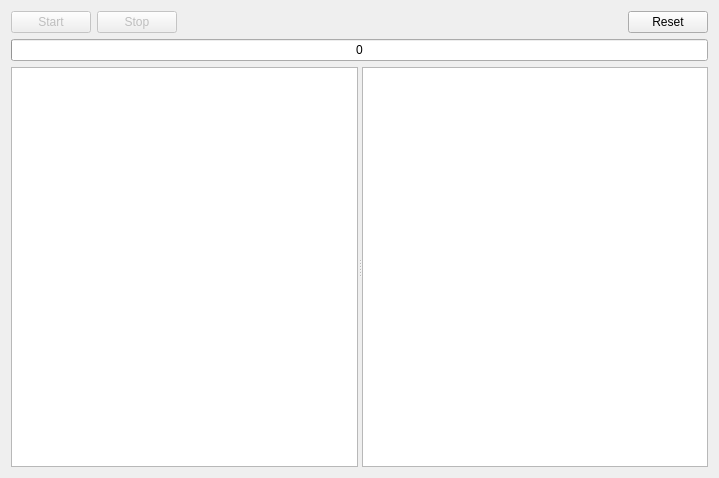
<?xml version="1.0" encoding="UTF-8"?>
<ui version="4.0">
 <class>MainWindow</class>
 <widget class="QMainWindow" name="MainWindow">
  <property name="geometry">
   <rect>
    <x>0</x>
    <y>0</y>
    <width>719</width>
    <height>478</height>
   </rect>
  </property>
  <property name="windowTitle">
   <string>MainWindow</string>
  </property>
  <widget class="QWidget" name="centralWidget">
   <layout class="QVBoxLayout" name="verticalLayout_2">
    <item>
     <layout class="QVBoxLayout" name="verticalLayout">
      <item>
       <layout class="QHBoxLayout" name="horizontalLayout">
        <item>
         <widget class="QPushButton" name="btnStart">
          <property name="enabled">
           <bool>false</bool>
          </property>
          <property name="text">
           <string>Start</string>
          </property>
         </widget>
        </item>
        <item>
         <widget class="QPushButton" name="btnStop">
          <property name="enabled">
           <bool>false</bool>
          </property>
          <property name="text">
           <string>Stop</string>
          </property>
         </widget>
        </item>
        <item>
         <spacer name="horizontalSpacer">
          <property name="orientation">
           <enum>Qt::Horizontal</enum>
          </property>
          <property name="sizeHint" stdset="0">
           <size>
            <width>40</width>
            <height>20</height>
           </size>
          </property>
         </spacer>
        </item>
        <item>
         <widget class="QPushButton" name="btnReset">
          <property name="text">
           <string>Reset</string>
          </property>
         </widget>
        </item>
       </layout>
      </item>
      <item>
       <widget class="QProgressBar" name="progressBar">
        <property name="value">
         <number>0</number>
        </property>
        <property name="format">
         <string>%v</string>
        </property>
       </widget>
      </item>
     </layout>
    </item>
    <item>
     <widget class="QSplitter" name="splitter">
      <property name="sizePolicy">
       <sizepolicy hsizetype="Expanding" vsizetype="Expanding">
        <horstretch>0</horstretch>
        <verstretch>0</verstretch>
       </sizepolicy>
      </property>
      <property name="orientation">
       <enum>Qt::Horizontal</enum>
      </property>
      <widget class="QListWidget" name="listTests"/>
      <widget class="QTextEdit" name="editLog"/>
     </widget>
    </item>
   </layout>
  </widget>
 </widget>
 <layoutdefault spacing="6" margin="11"/>
 <resources/>
 <connections/>
</ui>
